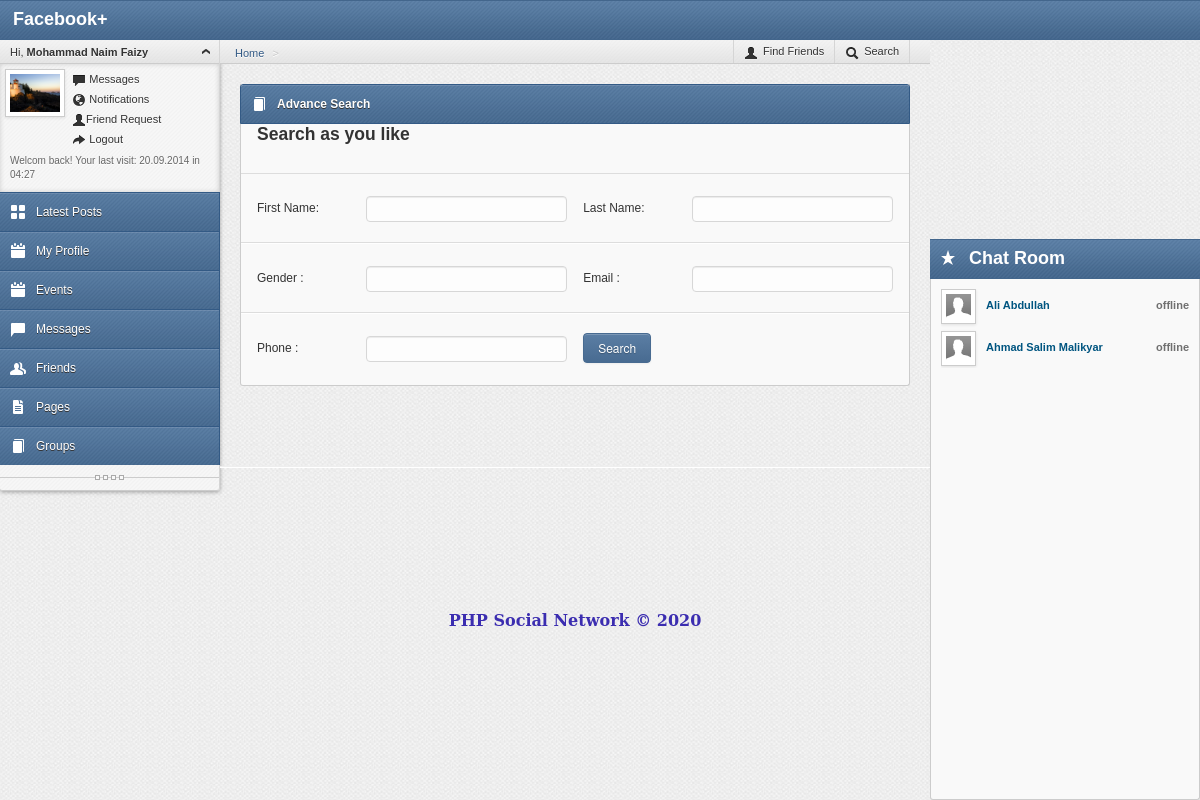
Page /advance_search.php (signed in) on the committed database.
### tables this page shows
CREATE TABLE IF NOT EXISTS `friends` (
  `friends_ID` int(11) NOT NULL AUTO_INCREMENT,
  `requestedMemberID` int(11) NOT NULL,
  `toMemberID` int(11) NOT NULL,
  `RequestedDate` int(50) NOT NULL,
  `Status` varchar(20) NOT NULL,
  PRIMARY KEY (`friends_ID`)
);

CREATE TABLE IF NOT EXISTS `users` (
  `user_ID` int(11) NOT NULL AUTO_INCREMENT,
  `first_name` varchar(50) NOT NULL,
  `last_name` varchar(50) NOT NULL,
  `email` varchar(100) NOT NULL,
  `phone` varchar(20) NOT NULL,
  `password` varchar(100) NOT NULL,
  `gender` varchar(10) NOT NULL,
  `dob` varchar(20) NOT NULL,
  `profile_photo` varchar(100) NOT NULL,
  `registration_date` int(100) NOT NULL,
  `activation_date` int(100) NOT NULL,
  `activation_code` varchar(20) NOT NULL,
  `user_status` varchar(10) NOT NULL,
  `LastOnline` int(100) NOT NULL,
  PRIMARY KEY (`user_ID`)
);

### includes/breadLine.php (the view, shortened to what this page needs)
<div class="breadLine">
            <ul class="breadcrumb">
                <li><a href="#">Home</a> <span class="divider">></span></li>
            </ul>
            <ul class="buttons">
                <li>
                    <a href="#" class="link_bcPopupList"><span class="icon-user"></span><span class="text">Find Friends</span></a>
                </li>
                <li>
                    <a href="#" class="link_bcPopupSearch"><span class="icon-search"></span><span class="text">Search</span></a>
                </li>
            </ul>
        </div>

### includes/chatroom.php (shortened to what this page needs)
<div class="chatroom">
    <div class="span3 position">
                <div class="header clearfix">
                    <div class="isw-favorite"></div>
                    <p class="logo">Chat Room</p>
                </div>
                <div class="block messages scrollBox">
                    <div class="scroll" style="height: 500px; margin-top: 40px;">
                        <?php
				$strQuery = "SELECT friends_ID, `requestedMemberID`, `toMemberID` FROM `friends` WHERE (requestedMemberID = $_SESSION[user_ID] OR toMemberID = $_SESSION[user_ID]) AND Status = 'Accepted'";
				$strResult = mysqli_query($conn, $strQuery);
				while($friends = mysqli_fetch_assoc($strResult)) {
					$from_id = $friends['requestedMemberID'];
					$to_id = $friends['toMemberID'];
					$userID = $from_id;
					if($from_id == $_SESSION['user_ID']){
						$userID = $to_id;
					}
					$m_info = mysqli_query($conn, "SELECT * from users where user_ID = $userID");
					$m_info = mysqli_fetch_assoc($m_info);
					$firstname = $m_info['first_name'];
					$lastname = $m_info['last_name'];
					$member_id = $m_info['user_ID'];
					$profilephoto = $m_info['profile_photo'];
					$lastOnline = $m_info['LastOnline'];
					$now = time() - 60;
                        ?>
                        <div class="item clearfix">
                            <div class="image"><a href="img/users/<?php echo $profilephoto; ?>">
                            <img src="img/users/<?php echo $profilephoto; ?>" class="img-polaroid" width="25" height="25"/></a></div>
                            <div class="info">
                                <a class="name" href="messages.php?user_id=<?php echo $member_id; ?>">
					<?php echo $firstname . " " . $lastname; ?></a>
                                <?php
					if( $lastOnline >= $now ){
						echo '<span class="online"> online</span>';
					} else {
						echo '<span class="offline"> offline</span>';
					}
					 ?>
                            </div>
                        </div>
                        <?php } ?>
                 </div>
</div>
	</div>
</div>

### css/stylesheets.css (style rules this page uses)
html { height: 100%; }
body { min-height: 100%; font-family: Arial, Helvetica, sans-serif; font-size: 12px; line-height: 22px; position: relative; background: url("../img/backgrounds/body.jpg") left top repeat; }

### css/stylesheet.css (style rules this page uses)
.header { display: block; height: 40px; width: 100%; position: absolute; z-index: 998; background: url("../img/backgrounds/header.jpg") left top repeat-x; }
.header .logo { display: block; float: left; padding: 8px 3px; }
.chatroom { display: block; position: absolute; z-index: 999; border-bottom: 1px solid #CCCCCC; -webkit-border-bottom-left-radius: 3px; -webkit-border-bottom-left-radius: 3px; -moz-border-bottom-left-radius: 3px; -moz-border-bottom-right-radius: 3px; border-bottom-left-radius: 3px; border-bottom-right-radius: 3px; -moz-box-shadow: 0px 1px 4px rgba(0, 0, 0, 0.35); -webkit-box-shadow: 0px 1px 4px rgba(0, 0, 0, 0.35); box-shadow: 0px 1px 4px rgba(0, 0, 0, 0.35); border-right: 1px solid #D5D5D5; }
.chatroom .position { position: fixed; right: 0px; bottom: 0px; }
.popup .messages .item, .block.messages .item { position: relative; padding: 5px 0px; }
.popup .messages .item .image, .block.messages .item .image { display: inline-block; width: 60px; padding: 5px 0px 5px 0px; position: absolute; left: 0px; top: 0px; }
.popup .messages .item .info, .block.messages .item .info { padding: 5px 5px 5px 45px; font-size: 11px; }
.popup .messages .item .info .name, .block.messages .item .info .name { font-size: 11px; color: #005580; font-weight: bold; }
.popup .messages .item .info > span, .block.messages .item .info > span { color: #999; font-size: 11px; }
.popup .messages .item:last-child, .block.messages .item:last-child { border-bottom: 0px; }
.block.messages .item:first-child { border-top: 0px; }
.popup .messages .item:first-child .image, .block.messages .item:first-child .image, .popup .messages .item:first-child .info, .block.messages .item:first-child .info { padding-top: 0px; }
.breadLine { height: 23px; border-bottom: 1px solid #CCC; background: url("../img/backgrounds/nav.jpg") left top repeat-x; border-bottom: 1px solid #CCC; }
.breadLine .breadcrumb { float: left; }
.breadLine .breadcrumb, .breadLine .breadcrumb li, .breadLine .breadcrumb a { font-size: 11px; }
.breadLine .buttons { display: block; float: right; padding: 0px; margin: 0px 20px 0px 0px; list-style: none; border-right: 1px solid #D5D5D5; }
.breadLine .buttons li { display: block; float: left; padding: 0px; margin: 0px; border-left: 1px solid #D5D5D5; position: relative; }
.breadLine .buttons li > a { display: block; float: left; padding: 1px 5px 2px 10px; margin: 0px; font-size: 11px; color: #333; }
.breadLine .buttons li > a span { margin-right: 5px; -moz-text-shadow: 0 1px 0 #FFFFFF; -webkit-text-shadow: 0 1px 0 #FFFFFF; text-shadow: 0 1px 0 #FFFFFF; }
.block,.block-fluid { border: 1px solid #ccc; border-top: 0px; background-color: #F9F9F9; -moz-border-bottom-left-radius: 3px; -moz-border-bottom-right-radius: 3px; -webkit-border-bottom-left-radius: 3px; -webkit-border-bottom-right-radius: 3px; -o-border-bottom-left-radius: 3px; -o-border-bottom-right-radius: 3px; -ms-border-bottom-left-radius: 3px; -ms-border-bottom-right-radius: 3px; border-bottom-left-radius: 3px; border-bottom-right-radius: 3px; }
.block { padding: 10px; }
.scrollBox { padding-right: 0px; }
.scroll { overflow-x:hidden; overflow-y:visible; }

### includes/header.php (style rules this page uses)
.logo { color: #ffffff; font-weight: bold; font-size: 20px; margin-left: 10px; }
.offline { color: #707070 !important; position: absolute; right: 0px; text-align: right; font-weight: bold; padding-right: 10px; }
.logo { color: #ffffff; font-weight: bold; font-size: 18px; }

### rows in the picture
friends: users.profile_photo (picture), users.first_name "Ali", users.last_name "Abdullah"
friends: users.profile_photo (picture), users.first_name "Ahmad Salim", users.last_name "Malikyar"

### other values in the picture
$_SESSION['FullName'] "Mohammad Naim Faizy"
$_SESSION['lastOnline'] "20.09.2014 in 04:27"
